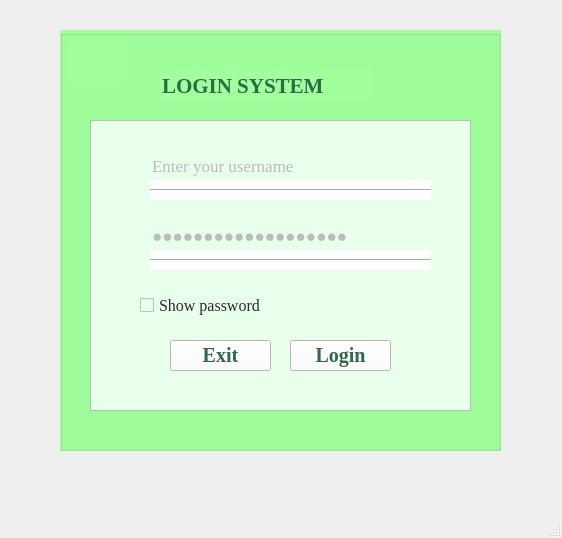
<?xml version="1.0" encoding="UTF-8"?>
<ui version="4.0">
 <class>MainWindow</class>
 <widget class="QMainWindow" name="MainWindow">
  <property name="geometry">
   <rect>
    <x>0</x>
    <y>0</y>
    <width>562</width>
    <height>538</height>
   </rect>
  </property>
  <property name="windowTitle">
   <string>MainWindow</string>
  </property>
  <widget class="QWidget" name="centralwidget">
   <widget class="QGroupBox" name="groupBox">
    <property name="geometry">
     <rect>
      <x>60</x>
      <y>30</y>
      <width>441</width>
      <height>421</height>
     </rect>
    </property>
    <property name="font">
     <font>
      <pointsize>14</pointsize>
      <weight>75</weight>
      <bold>true</bold>
     </font>
    </property>
    <property name="styleSheet">
     <string notr="true">background-color: rgb(161, 255, 156);</string>
    </property>
    <property name="title">
     <string/>
    </property>
    <property name="flat">
     <bool>true</bool>
    </property>
    <widget class="QFrame" name="frame">
     <property name="geometry">
      <rect>
       <x>30</x>
       <y>90</y>
       <width>381</width>
       <height>291</height>
      </rect>
     </property>
     <property name="styleSheet">
      <string notr="true">color: rgb(0, 0, 0);
background-color: rgb(231, 255, 235);</string>
     </property>
     <property name="frameShape">
      <enum>QFrame::StyledPanel</enum>
     </property>
     <property name="frameShadow">
      <enum>QFrame::Raised</enum>
     </property>
     <widget class="QLabel" name="labelUserName">
      <property name="geometry">
       <rect>
        <x>20</x>
        <y>60</y>
        <width>51</width>
        <height>41</height>
       </rect>
      </property>
      <property name="text">
       <string/>
      </property>
      <property name="pixmap">
       <pixmap>images/2024644_login_user_avatar_person_users_icon.png</pixmap>
      </property>
      <property name="scaledContents">
       <bool>false</bool>
      </property>
     </widget>
     <widget class="QCheckBox" name="ckbShow">
      <property name="geometry">
       <rect>
        <x>50</x>
        <y>170</y>
        <width>171</width>
        <height>31</height>
       </rect>
      </property>
      <property name="font">
       <font>
        <family>Times New Roman</family>
        <pointsize>12</pointsize>
       </font>
      </property>
      <property name="styleSheet">
       <string notr="true">color: rgb(42, 42, 42)</string>
      </property>
      <property name="text">
       <string>Show password</string>
      </property>
      <property name="tristate">
       <bool>false</bool>
      </property>
     </widget>
     <widget class="QPushButton" name="pushButtonExit">
      <property name="geometry">
       <rect>
        <x>80</x>
        <y>220</y>
        <width>101</width>
        <height>31</height>
       </rect>
      </property>
      <property name="font">
       <font>
        <family>Times New Roman</family>
        <pointsize>15</pointsize>
        <weight>75</weight>
        <bold>true</bold>
       </font>
      </property>
      <property name="styleSheet">
       <string notr="true">background-color: rgb(255, 255, 255);
color: rgb(44, 107, 72);</string>
      </property>
      <property name="text">
       <string>Exit</string>
      </property>
      <property name="icon">
       <iconset>
        <normaloff>images/icon_exit.png</normaloff>images/icon_exit.png</iconset>
      </property>
      <property name="autoDefault">
       <bool>false</bool>
      </property>
      <property name="default">
       <bool>false</bool>
      </property>
      <property name="flat">
       <bool>false</bool>
      </property>
     </widget>
     <widget class="QPushButton" name="pushButtonLogin">
      <property name="geometry">
       <rect>
        <x>200</x>
        <y>220</y>
        <width>101</width>
        <height>31</height>
       </rect>
      </property>
      <property name="font">
       <font>
        <family>Times New Roman</family>
        <pointsize>15</pointsize>
        <weight>75</weight>
        <bold>true</bold>
       </font>
      </property>
      <property name="styleSheet">
       <string notr="true">background-color: rgb(255, 255, 255);
color: rgb(44, 107, 72);</string>
      </property>
      <property name="text">
       <string>Login</string>
      </property>
      <property name="icon">
       <iconset>
        <normaloff>images/icon_login.png</normaloff>images/icon_login.png</iconset>
      </property>
      <property name="autoDefault">
       <bool>false</bool>
      </property>
      <property name="default">
       <bool>false</bool>
      </property>
      <property name="flat">
       <bool>false</bool>
      </property>
     </widget>
     <widget class="QLabel" name="label_2">
      <property name="geometry">
       <rect>
        <x>20</x>
        <y>30</y>
        <width>31</width>
        <height>31</height>
       </rect>
      </property>
      <property name="text">
       <string/>
      </property>
      <property name="pixmap">
       <pixmap>images/icon_user.png</pixmap>
      </property>
      <property name="scaledContents">
       <bool>true</bool>
      </property>
     </widget>
     <widget class="QLabel" name="label_3">
      <property name="geometry">
       <rect>
        <x>20</x>
        <y>100</y>
        <width>31</width>
        <height>31</height>
       </rect>
      </property>
      <property name="text">
       <string/>
      </property>
      <property name="pixmap">
       <pixmap>images/icon_password.png</pixmap>
      </property>
      <property name="scaledContents">
       <bool>true</bool>
      </property>
     </widget>
     <widget class="QLineEdit" name="lineEditUserName">
      <property name="geometry">
       <rect>
        <x>60</x>
        <y>30</y>
        <width>271</width>
        <height>31</height>
       </rect>
      </property>
      <property name="font">
       <font>
        <family>Times New Roman</family>
        <pointsize>13</pointsize>
        <weight>50</weight>
        <bold>false</bold>
       </font>
      </property>
      <property name="autoFillBackground">
       <bool>false</bool>
      </property>
      <property name="styleSheet">
       <string notr="true">color: rgb(188, 188, 188)</string>
      </property>
      <property name="text">
       <string>Enter your username</string>
      </property>
      <property name="frame">
       <bool>false</bool>
      </property>
      <property name="cursorPosition">
       <number>19</number>
      </property>
      <property name="placeholderText">
       <string>Enter Your Username Here</string>
      </property>
     </widget>
     <widget class="Line" name="lineUserName">
      <property name="geometry">
       <rect>
        <x>60</x>
        <y>60</y>
        <width>281</width>
        <height>20</height>
       </rect>
      </property>
      <property name="styleSheet">
       <string notr="true">background-color: rgb(255, 255, 255)</string>
      </property>
      <property name="orientation">
       <enum>Qt::Horizontal</enum>
      </property>
     </widget>
     <widget class="QLineEdit" name="lineEditPassWord">
      <property name="geometry">
       <rect>
        <x>60</x>
        <y>100</y>
        <width>271</width>
        <height>31</height>
       </rect>
      </property>
      <property name="font">
       <font>
        <family>Times New Roman</family>
        <pointsize>13</pointsize>
        <weight>50</weight>
        <bold>false</bold>
       </font>
      </property>
      <property name="autoFillBackground">
       <bool>false</bool>
      </property>
      <property name="styleSheet">
       <string notr="true">color: rgb(188, 188, 188)</string>
      </property>
      <property name="text">
       <string>Enter your password</string>
      </property>
      <property name="frame">
       <bool>false</bool>
      </property>
      <property name="echoMode">
       <enum>QLineEdit::Password</enum>
      </property>
      <property name="cursorPosition">
       <number>19</number>
      </property>
      <property name="placeholderText">
       <string>Enter Your Username Here</string>
      </property>
     </widget>
     <widget class="Line" name="linePassWord">
      <property name="geometry">
       <rect>
        <x>60</x>
        <y>130</y>
        <width>281</width>
        <height>20</height>
       </rect>
      </property>
      <property name="styleSheet">
       <string notr="true">background-color: rgb(255, 255, 255)</string>
      </property>
      <property name="orientation">
       <enum>Qt::Horizontal</enum>
      </property>
     </widget>
    </widget>
    <widget class="QLineEdit" name="LoginSystemLabel">
     <property name="geometry">
      <rect>
       <x>100</x>
       <y>40</y>
       <width>211</width>
       <height>31</height>
      </rect>
     </property>
     <property name="font">
      <font>
       <family>Times New Roman</family>
       <pointsize>16</pointsize>
       <weight>75</weight>
       <bold>true</bold>
      </font>
     </property>
     <property name="autoFillBackground">
      <bool>false</bool>
     </property>
     <property name="styleSheet">
      <string notr="true">color: rgb(44, 107, 72);</string>
     </property>
     <property name="text">
      <string>LOGIN SYSTEM</string>
     </property>
     <property name="frame">
      <bool>false</bool>
     </property>
     <property name="cursorPosition">
      <number>12</number>
     </property>
     <property name="placeholderText">
      <string>Enter Your Username Here</string>
     </property>
    </widget>
    <widget class="QLabel" name="label">
     <property name="geometry">
      <rect>
       <x>10</x>
       <y>10</y>
       <width>51</width>
       <height>41</height>
      </rect>
     </property>
     <property name="text">
      <string/>
     </property>
     <property name="pixmap">
      <pixmap>images/icon_logo (3).png</pixmap>
     </property>
     <property name="scaledContents">
      <bool>true</bool>
     </property>
    </widget>
   </widget>
  </widget>
  <widget class="QMenuBar" name="menubar">
   <property name="geometry">
    <rect>
     <x>0</x>
     <y>0</y>
     <width>562</width>
     <height>22</height>
    </rect>
   </property>
  </widget>
  <widget class="QStatusBar" name="statusbar"/>
 </widget>
 <resources/>
 <connections>
  <connection>
   <sender>pushButtonExit</sender>
   <signal>clicked()</signal>
   <receiver>MainWindow</receiver>
   <slot>close()</slot>
   <hints>
    <hint type="sourcelabel">
     <x>220</x>
     <y>377</y>
    </hint>
    <hint type="destinationlabel">
     <x>280</x>
     <y>268</y>
    </hint>
   </hints>
  </connection>
 </connections>
</ui>
